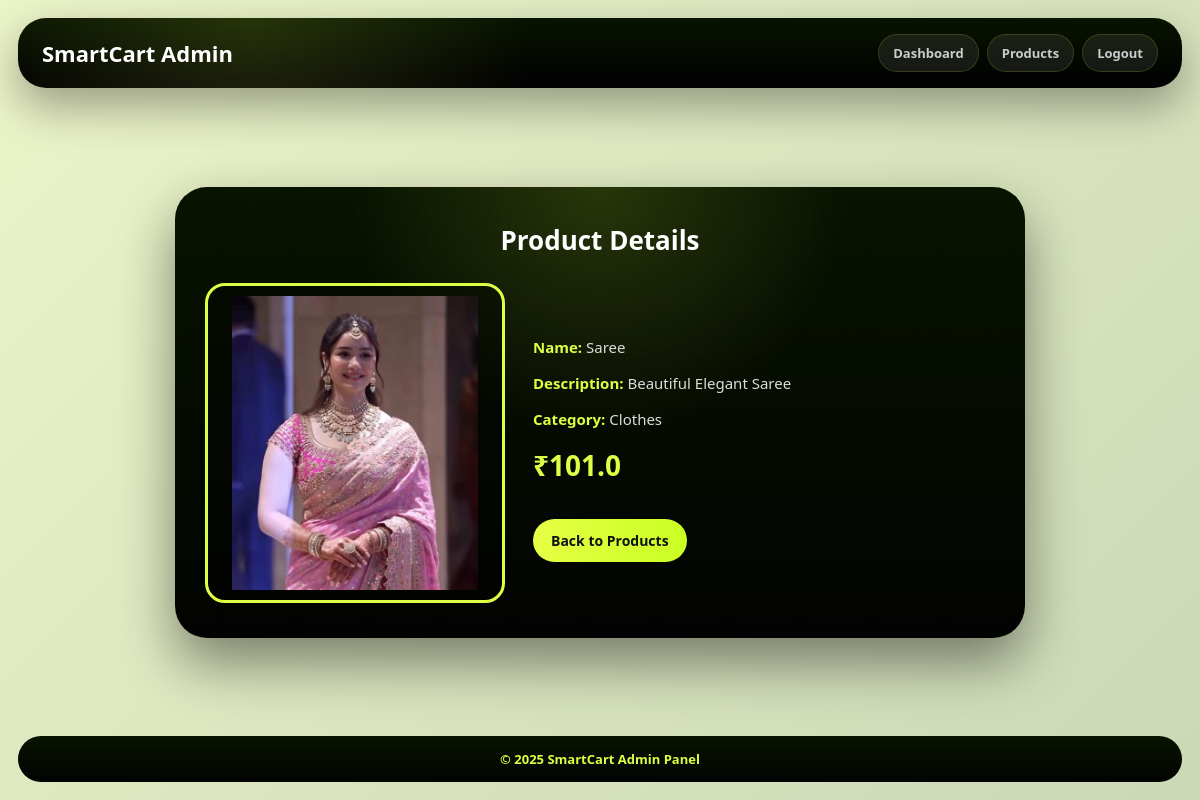
/admin/view-item/2 (signed in), run on the app's committed database.
### tables this page shows
CREATE TABLE products (
    product_id INTEGER PRIMARY KEY AUTOINCREMENT,
    name TEXT NOT NULL,
    description TEXT,
    category TEXT,
    price REAL NOT NULL,
    original_price REAL,
    image TEXT,
    admin_id INTEGER
);

### app.py (the view)
@app.route('/admin/view-item/<int:item_id>')
def view_item(item_id):
    if 'admin_id' not in session:
        flash("Please login first!", "danger")
        return redirect('/admin-login')
    admin_id = session['admin_id']
    conn = get_db_connection()
    cursor = conn.cursor()
    cursor.execute(
        "SELECT * FROM products WHERE product_id=? AND admin_id=?",
        (item_id, admin_id)
    )
    product = cursor.fetchone()
    cursor.close()
    conn.close()
    if not product:
        flash("Product not found or access denied!", "danger")
        return redirect('/admin/item-list')
    return render_template("admin/view_item.html", product=product)

### app.py (called while the page is built)
def get_db_connection():
    import sqlite3
    conn = sqlite3.connect(config.DB_NAME)
    conn.row_factory = sqlite3.Row
    return conn

### templates/admin/view_item.html (shortened to what this page needs)
<!DOCTYPE html>
<html lang="en">
<head>
</head>
<body>
<div class="header">
    <div class="logo">SmartCart Admin</div>
    <div class="nav-links" id="navLinks">
        <a href="/admin-dashboard">Dashboard</a>
        <a href="/admin/item-list">Products</a>
        <a href="/admin-logout">Logout</a>
    </div>
</div>
<div class="main">
<div class="container">
<h2>Product Details</h2>
<div class="product-wrapper">
    <div class="product-image-box">
        <img src="/static/uploads/product_images/{{ product.image }}" class="product-img" alt="{{ product.name }}">
    </div>
    <div class="details">
        <p><strong>Name:</strong> {{ product.name }}</p>
        <p><strong>Description:</strong> {{ product.description }}</p>
        <p><strong>Category:</strong> {{ product.category }}</p>
        <p class="price">₹{{ product.price }}</p>
        <a href="/admin/item-list" class="btn">Back to Products</a>
    </div>
</div>
</div>
</div>
<div class="footer">
    © 2025 SmartCart Admin Panel
</div>
</body>
</html>

### templates/admin/view_item.html (style rules this page uses)
* { margin:0; padding:0; box-sizing:border-box; font-family:'Segoe UI', Arial, sans-serif; }
html,body { width:100%; overflow-x:hidden; }
body { min-height:100vh; display:flex; flex-direction:column; background:linear-gradient(135deg,#ecf4c9,#cbd8b6); color:#fff; }
.header { width:calc(100% - 36px); margin:18px auto; padding:16px 24px; display:flex; justify-content:space-between; align-items:center; gap:12px; border-radius:28px; background: radial-gradient(circle at 20% 0%, rgba(223,255,69,.14), transparent 30%), linear-gradient(180deg,#081300,#020302 85%); box-shadow:0 18px 45px rgba(0,0,0,.35); flex-wrap:wrap; }
.logo { font-size:22px; font-weight:900; white-space:nowrap; }
.nav-links { display:flex; gap:8px; flex-wrap:wrap; justify-content:flex-end; }
.nav-links a { text-decoration:none; color:#ccc; padding:9px 14px; border-radius:20px; font-size:13px; font-weight:700; background:rgba(255,255,255,.08); border:1px solid rgba(223,255,69,.16); white-space:nowrap; }
.main { flex:1; width:100%; display:flex; justify-content:center; align-items:center; padding:22px; }
.container { width:100%; max-width:850px; padding:35px 30px; border-radius:32px; background: radial-gradient(circle at top, rgba(223,255,69,.15), transparent 40%), linear-gradient(180deg,#081300,#020302); box-shadow:0 25px 55px rgba(0,0,0,.45); position:relative; overflow:hidden; }
.container::before { content:""; position:absolute; inset:0; background-image:radial-gradient(rgba(211,255,65,.25) 1px, transparent 1px); background-size:9px 9px; opacity:.08; pointer-events:none; }
.container > * { position:relative; z-index:2; }
h2 { text-align:center; margin-bottom:25px; font-size:26px; font-weight:800; }
.product-wrapper { display:flex; gap:28px; align-items:center; }
.product-image-box { flex:0 0 300px; display:flex; justify-content:center; }
.product-img { width:100%; max-width:300px; max-height:320px; border-radius:20px; object-fit:contain; border:3px solid #dfff45; background:rgba(0,0,0,.35); padding:10px; }
.details { flex:1; min-width:0; }
.details p { margin:12px 0; font-size:15px; color:#ddd; line-height:1.6; word-break:break-word; }
.details strong { color:#dfff45; }
.price { font-size:28px !important; font-weight:800; color:#dfff45 !important; }
.btn { display:inline-block; margin-top:20px; padding:12px 18px; background:linear-gradient(90deg,#e6ff45,#c9ff22); color:#111; text-decoration:none; border-radius:25px; font-size:14px; font-weight:800; }
.footer { width:calc(100% - 36px); margin:18px auto; padding:14px; border-radius:24px; text-align:center; color:#dfff45; background:linear-gradient(180deg,#081300,#020302); font-size:13px; font-weight:700; }

### data on the page
products: image (picture), name "Saree", description "Beautiful Elegant Saree", category "Clothes", price "101.0"
